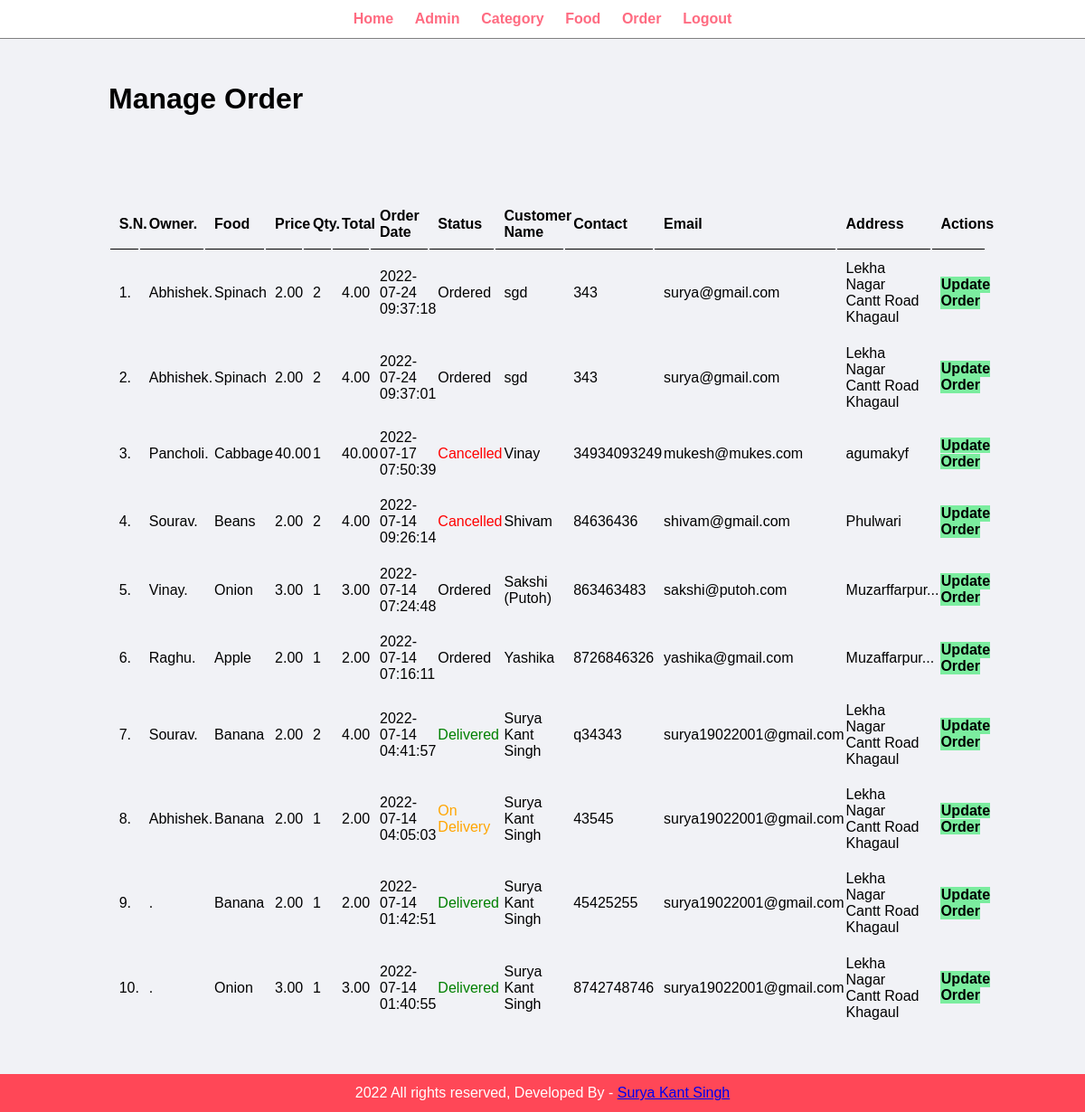
Screenshot of /admin/manage-order.php (signed in) with the database file from the repository.
### tables this page shows
CREATE TABLE `tbl_order` (
  `id` int(10) UNSIGNED NOT NULL,
  `owner_name` varchar(100) NOT NULL,
  `food` varchar(100) NOT NULL,
  `price` decimal(10,2) NOT NULL,
  `qty` int(11) NOT NULL,
  `total` decimal(10,2) NOT NULL,
  `order_date` datetime NOT NULL,
  `status` varchar(50) NOT NULL,
  `customer_name` varchar(150) NOT NULL,
  `customer_contact` varchar(20) NOT NULL,
  `customer_email` varchar(50) NOT NULL,
  `customer_address` varchar(255) NOT NULL
);

### admin/manage-order.php (the view, shortened to what this page needs)
<?php include('partials/menu.php'); ?>
<div class="main-content">
    <div class="wrapper">
        <h1>Manage Order</h1>
                <br /><br /><br />
                <br><br>
                <table class="tbl-full">
                    <tr>
                        <th>S.N.</th>
                        <th>Owner.</th>
                        <th>Food</th>
                        <th>Price</th>
                        <th>Qty.</th>
                        <th>Total</th>
                        <th>Order Date</th>
                        <th>Status</th>
                        <th>Customer Name</th>
                        <th>Contact</th>
                        <th>Email</th>
                        <th>Address</th>
                        <th>Actions</th>
                    </tr>
                    <?php
                        $sql = "SELECT * FROM tbl_order ORDER BY id DESC";
                        $res = mysqli_query($conn, $sql);
                        $count = mysqli_num_rows($res);
                        $sn = 1;
                        if($count>0)
                        {
                            while($row=mysqli_fetch_assoc($res))
                            {
                                $id = $row['id'];
                                $owner_name = $row['owner_name'];
                                $food = $row['food'];
                                $price = $row['price'];
                                $qty = $row['qty'];
                                $total = $row['total'];
                                $order_date = $row['order_date'];
                                $status = $row['status'];
                                $customer_name = $row['customer_name'];
                                $customer_contact = $row['customer_contact'];
                                $customer_email = $row['customer_email'];
                                $customer_address = $row['customer_address'];
                                ?>
                                    <tr>
                                        <td><?php echo $sn++; ?>. </td>
                                        <td><?php echo $owner_name; ?>. </td>
                                        <td><?php echo $food; ?></td>
                                        <td><?php echo $price; ?></td>
                                        <td><?php echo $qty; ?></td>
                                        <td><?php echo $total; ?></td>
                                        <td><?php echo $order_date; ?></td>
                                        <td>
                                            <?php
                                                if($status=="Ordered")
                                                {
                                                    echo "<label>$status</label>";
                                                }
                                                elseif($status=="On Delivery")
                                                {
                                                    echo "<label style='color: orange;'>$status</label>";
                                                }
                                                elseif($status=="Delivered")
                                                {
                                                    echo "<label style='color: green;'>$status</label>";
                                                }
                                                elseif($status=="Cancelled")
                                                {
                                                    echo "<label style='color: red;'>$status</label>";
                                                }
                                            ?>
                                        </td>
                                        <td><?php echo $customer_name; ?></td>
                                        <td><?php echo $customer_contact; ?></td>
                                        <td><?php echo $customer_email; ?></td>
                                        <td><?php echo $customer_address; ?></td>
                                        <td>
                                            <a href="<?php echo SITEURL; ?>admin/update-order.php?id=<?php echo $id; ?>" class="btn-secondary">Update Order</a>
                                        </td>
                                    </tr>
                                <?php
                            }
                        }
                        else
                        {
                            echo "<tr><td colspan='13' class='error'>Orders not Available</td></tr>";
                        }
                    ?>
                </table>
    </div>
</div>
<?php include('partials/footer.php'); ?>

### css/admin.css (style rules this page uses)
* { margin: 0; padding: 0; font-family: Arial, Helvetica, sans-serif; }
.wrapper { padding: 1%; width: 80%; margin: 0 auto; }
.tbl-full { width: 100%; }
table tr th { border-bottom: 1px solid black; padding: 1%; text-align: left; }
table tr td { padding: 1%; }
.btn-secondary { background-color: #7bed9f; padding: 1%; color: black; text-decoration: none; font-weight: bold; }
.main-content { background-color: #f1f2f6; padding: 3% 0; }

### rows the page displays
tbl_order: owner_name "Abhishek", food "Spinach", price "2.00", qty "2", total "4.00", order_date "2022-07-24 09:37:18", status "Ordered", customer_name "sgd", customer_contact "343", customer_email "surya@gmail.com", customer_address "Lekha Nagar Cantt Road Khagaul"
tbl_order: owner_name "Abhishek", food "Spinach", price "2.00", qty "2", total "4.00", order_date "2022-07-24 09:37:01", status "Ordered", customer_name "sgd", customer_contact "343", customer_email "surya@gmail.com", customer_address "Lekha Nagar Cantt Road Khagaul"
tbl_order: owner_name "Pancholi", food "Cabbage", price "40.00", qty "1", total "40.00", order_date "2022-07-17 07:50:39", status "Cancelled", customer_name "Vinay", customer_contact "34934093249", customer_email "mukesh@mukes.com", customer_address "agumakyf"
tbl_order: owner_name "Sourav", food "Beans", price "2.00", qty "2", total "4.00", order_date "2022-07-14 09:26:14", status "Cancelled", customer_name "Shivam", customer_contact "84636436", customer_email "shivam@gmail.com", customer_address "Phulwari"
tbl_order: owner_name "Vinay", food "Onion", price "3.00", qty "1", total "3.00", order_date "2022-07-14 07:24:48", status "Ordered", customer_name "Sakshi (Putoh)", customer_contact "863463483", customer_email "sakshi@putoh.com", customer_address "Muzarffarpur..."
tbl_order: owner_name "Raghu", food "Apple", price "2.00", qty "1", total "2.00", order_date "2022-07-14 07:16:11", status "Ordered", customer_name "Yashika", customer_contact "8726846326", customer_email "yashika@gmail.com", customer_address "Muzaffarpur..."
tbl_order: owner_name "Sourav", food "Banana", price "2.00", qty "2", total "4.00", order_date "2022-07-14 04:41:57", status "Delivered", customer_name "Surya Kant Singh", customer_contact "q34343", customer_email "surya19022001@gmail.com", customer_address "Lekha Nagar Cantt Road Khagaul"
tbl_order: owner_name "Abhishek", food "Banana", price "2.00", qty "1", total "2.00", order_date "2022-07-14 04:05:03", status "On Delivery", customer_name "Surya Kant Singh", customer_contact "43545", customer_email "surya19022001@gmail.com", customer_address "Lekha Nagar Cantt Road Khagaul"
tbl_order: food "Banana", price "2.00", qty "1", total "2.00", order_date "2022-07-14 01:42:51", status "Delivered", customer_name "Surya Kant Singh", customer_contact "45425255", customer_email "surya19022001@gmail.com", customer_address "Lekha Nagar Cantt Road Khagaul"
tbl_order: food "Onion", price "3.00", qty "1", total "3.00", order_date "2022-07-14 01:40:55", status "Delivered", customer_name "Surya Kant Singh", customer_contact "8742748746", customer_email "surya19022001@gmail.com", customer_address "Lekha Nagar Cantt Road Khagaul"
